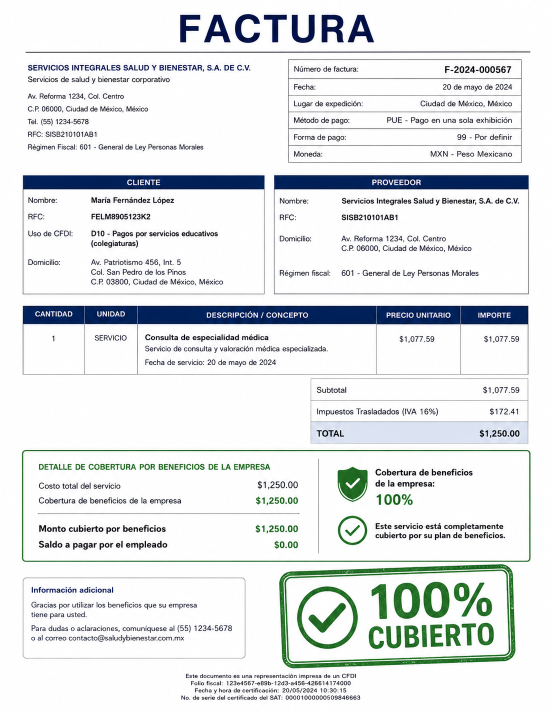
#> input picture assets/video/VID-002-beneficios-canada/fotos/originales/factura_ejemplo.png, 1103 x 1426 px, given in place of hija_gafas.jpg, which was not available (shown at 1/2 size)
$ python preparar_fotos.py
#> lines starting #> are read from the running program, lines starting #| are printed output that depends on the picture; pictures that were not available may be replaced by others from this repository, and a replacement may not be noted
#!/usr/bin/env python3
"""Prepara las fotos que van dentro de VID-002 a partir de los originales.

Cada hueco necesita un recorte distinto, asi que el recorte se hace aqui y no a
ojo: la tarjeta del reel solo escala y centra, y si le entra la foto entera
recorta por donde no toca.

    python3 preparar_fotos.py

Lee de originales/ y escribe gafas.png, valor_gafas.png y seguro_salud.png.
"""

import os
import sys

from PIL import Image, ImageFilter

AQUI = os.path.dirname(os.path.abspath(__file__))
ORIG = os.path.join(AQUI, "originales")
LADO = 900
CREMA = (242, 234, 218)


def recorte(nombre, x0, y0, x1, y1):
#> called with nombre = 'hija_gafas.jpg', x0 = 0.06, y0 = 0.42, x1 = 0.52, y1 = 0.66
    im = Image.open(os.path.join(ORIG, nombre)).convert("RGB")
#> im is the input picture: PIL image 1103x1426 RGB; mean R, G, B 226.9, 230.4, 231.4
    W, H = im.size
#> W = 1103; H = 1426
    return im.crop((int(W * x0), int(H * y0), int(W * x1), int(H * y1)))
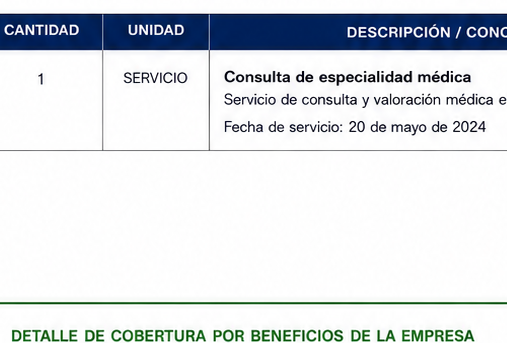
#> returned value: PIL image 507x343 RGB; mean R, G, B 219.3, 223.6, 227.8
#> call 2 of recorte, with nombre = 'factura_ejemplo.png', x0 = 0.5, y0 = 0.6, x1 = 0.98, y1 = 0.94
#> in recorte (call 2), `return im.crop((int(W * x0), int(H * y0), int(W * x1), int(H * y1)))`:
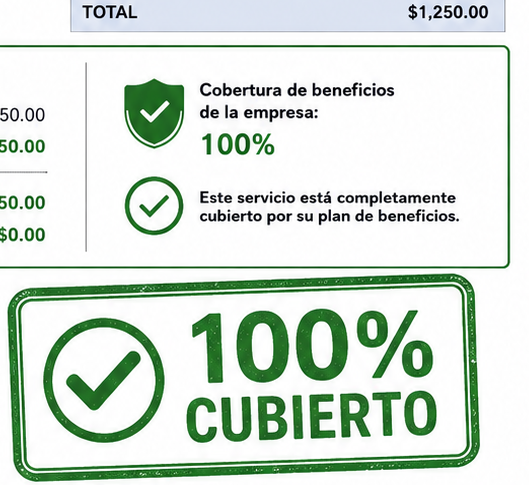
#> returned value: PIL image 529x485 RGB; mean R, G, B 211.6, 224.1, 213.4


def sobre_crema(img, margen=0.055, alto_util=1.0):
    """Mete la imagen entera dentro de un cuadrado crema, sin recortar nada.

    Para documentos apaisados: si se dejara recortar por la tarjeta se perderia
    justo lo que se quiere ensenar. alto_util deja libre la franja de abajo, que
    es donde la tarjeta pone el pie de foto.
    """
#> called with margen = 0.055, alto_util = 0.8
    lienzo = Image.new("RGB", (LADO, LADO), CREMA)
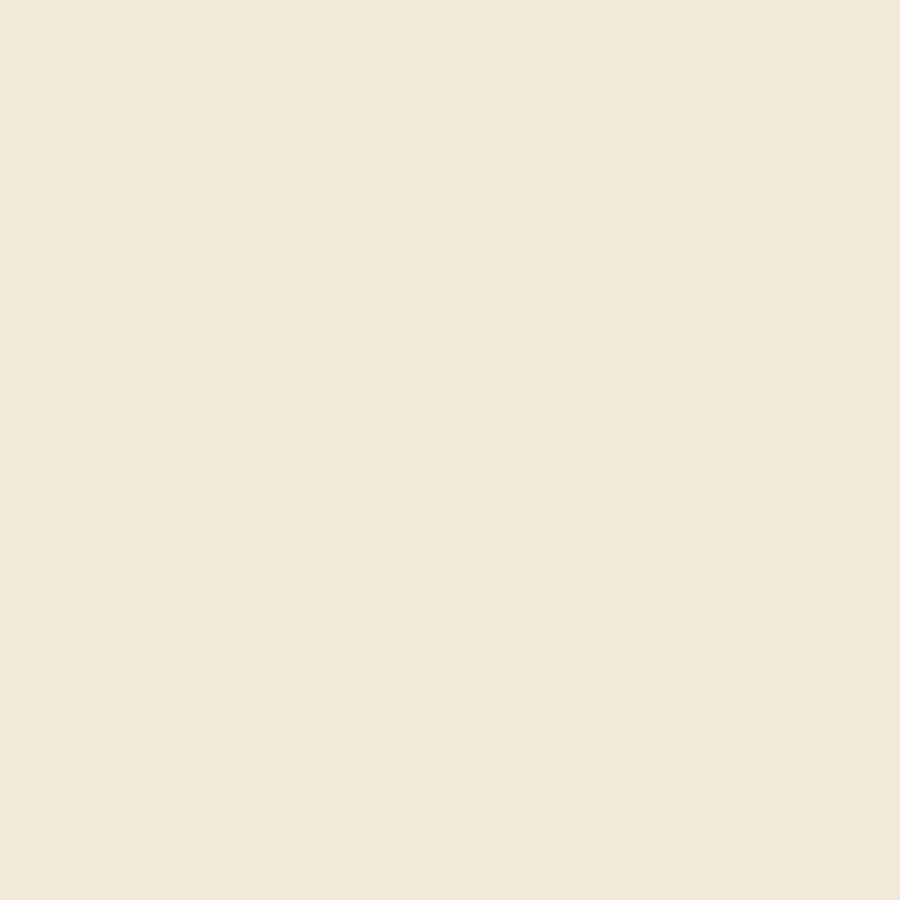
#> lienzo: PIL image 900x900 RGB; mean R, G, B 242, 234, 218
    util = int(LADO * alto_util)
    hueco_w = int(LADO * (1 - 2 * margen))
    hueco_h = int(util * (1 - 2 * margen))
    copia = img.copy()
    copia.thumbnail((hueco_w, hueco_h), Image.LANCZOS)
    lienzo.paste(copia, ((LADO - copia.width) // 2, (util - copia.height) // 2))
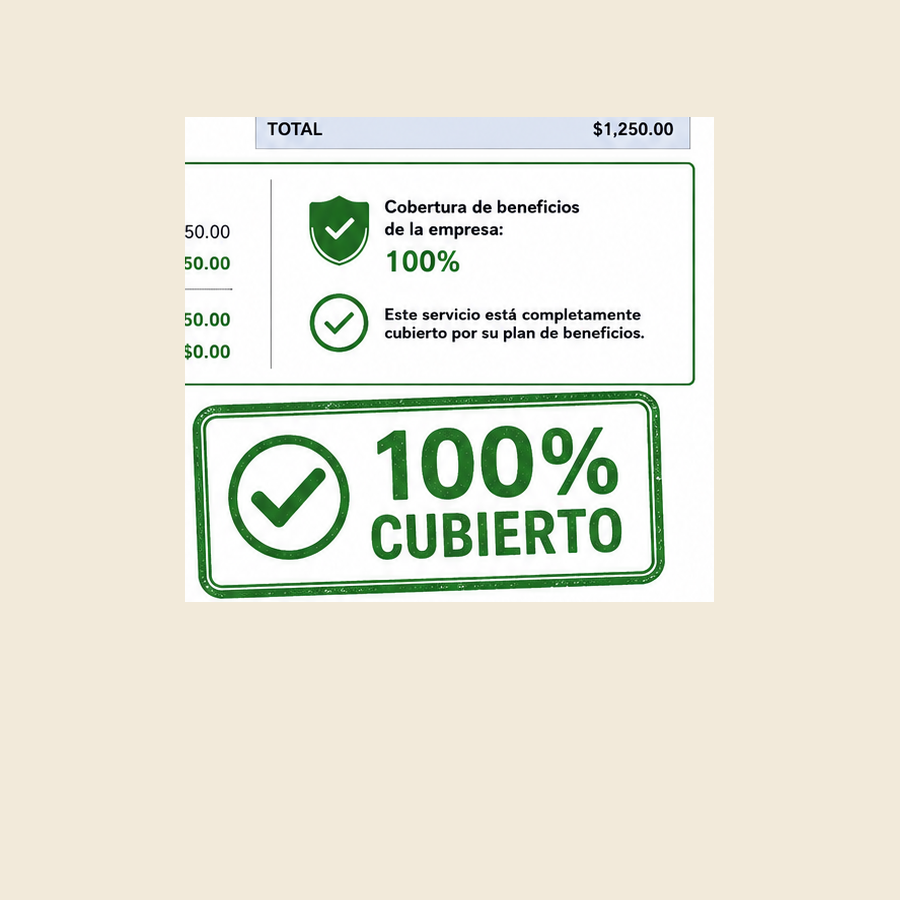
#> lienzo: PIL image 900x900 RGB; mean R, G, B 232.4, 230.9, 216.6
    return lienzo


def difuminar(img, x0, y0, x1, y1, radio=14):
    """Tapa una zona con desenfoque. Los datos personales no se publican."""
    W, H = img.size
    caja = (int(W * x0), int(H * y0), int(W * x1), int(H * y1))
    img.paste(img.crop(caja).filter(ImageFilter.GaussianBlur(radio)), caja)
    return img


def main():
    if not os.path.isdir(ORIG):
        raise SystemExit("falta la carpeta %s con los originales" % ORIG)

    # 1. La hija con las gafas nuevas. Recorte a cara y hombros.
    recorte("hija_gafas.jpg", 0.06, 0.42, 0.52, 0.66).save(
        os.path.join(AQUI, "gafas.png"))

    # 2. Factura de ejemplo: solo el bloque de cobertura y el sello del 100 %.
    #    Fuera quedan RFC, folio fiscal, nombres y direcciones, que ni son
    #    reales ni pintan nada en pantalla.
    sobre_crema(recorte("factura_ejemplo.png", 0.50, 0.60, 0.98, 0.94),
                alto_util=0.80).save(os.path.join(AQUI, "valor_gafas.png"))

    # 3. Tarjeta de ejemplo: entera sobre fondo crema, con los datos del
    #    titular difuminados.
    tarjeta = Image.open(os.path.join(ORIG, "tarjeta_ejemplo.png")).convert("RGB")
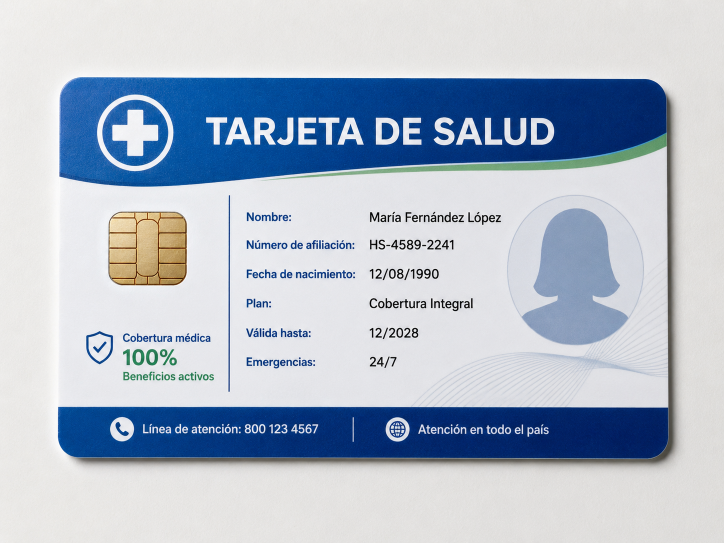
#> input picture assets/video/VID-002-beneficios-canada/fotos/originales/tarjeta_ejemplo.png, 1448 x 1086 px (shown at 1/2 size)
#> tarjeta is the input picture: PIL image 1448x1086 RGB; mean R, G, B 176.9, 188, 203
    tarjeta = difuminar(tarjeta, 0.52, 0.355, 0.80, 0.53)
    sobre_crema(tarjeta, alto_util=0.80).save(
        os.path.join(AQUI, "seguro_salud.png"))
#> call 2 of sobre_crema, with margen = 0.055, alto_util = 0.8
#> in sobre_crema (call 2), `copia.thumbnail((hueco_w, hueco_h), Image.LANCZOS)`:
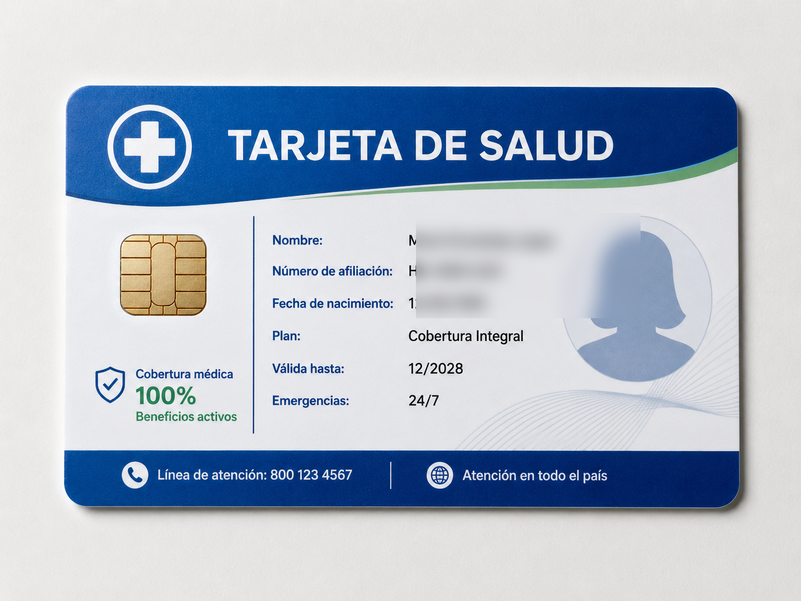
#> copia: PIL image 801x601 RGB; mean R, G, B 176.9, 188, 203
#> in sobre_crema (call 2), `lienzo.paste(copia, ((LADO - copia.width) // 2, (util - copia.height) ..`:
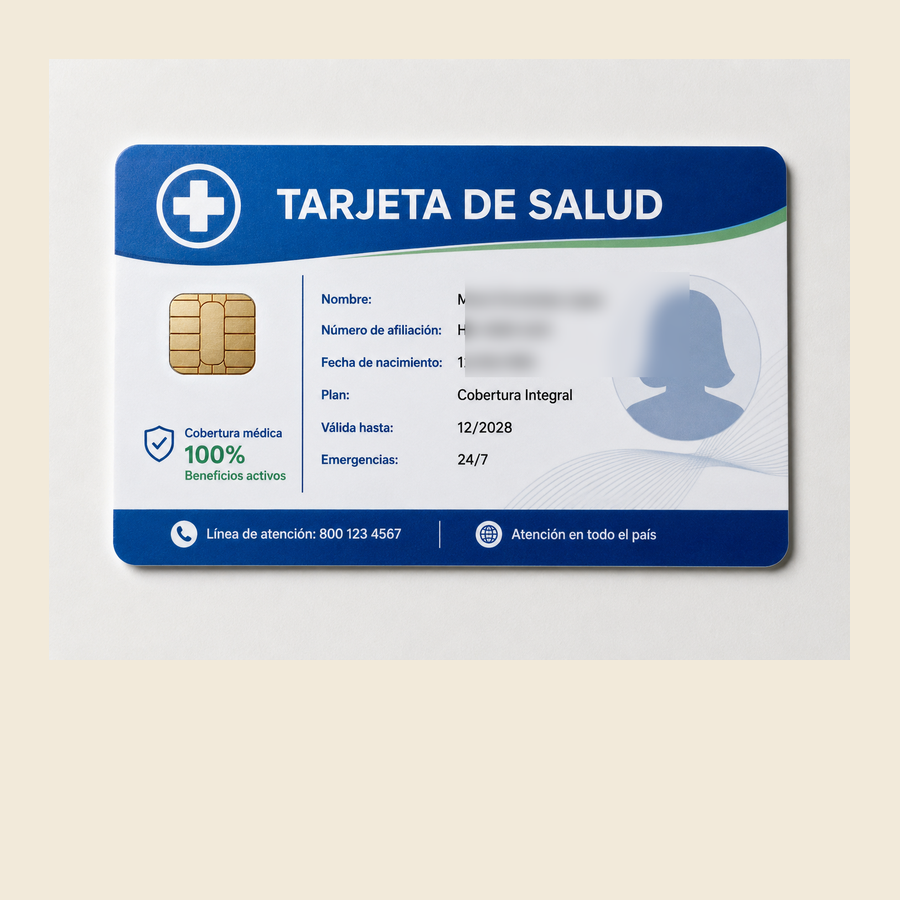
#> lienzo: PIL image 900x900 RGB; mean R, G, B 203.3, 206.7, 209.1

    for n in ("gafas.png", "valor_gafas.png", "seguro_salud.png"):
        im = Image.open(os.path.join(AQUI, n))
        print("  %-18s %s" % (n, im.size))
#|   gafas.png          (507, 343)
    return 0


if __name__ == "__main__":
    sys.exit(main())
#> (the program exits here)
